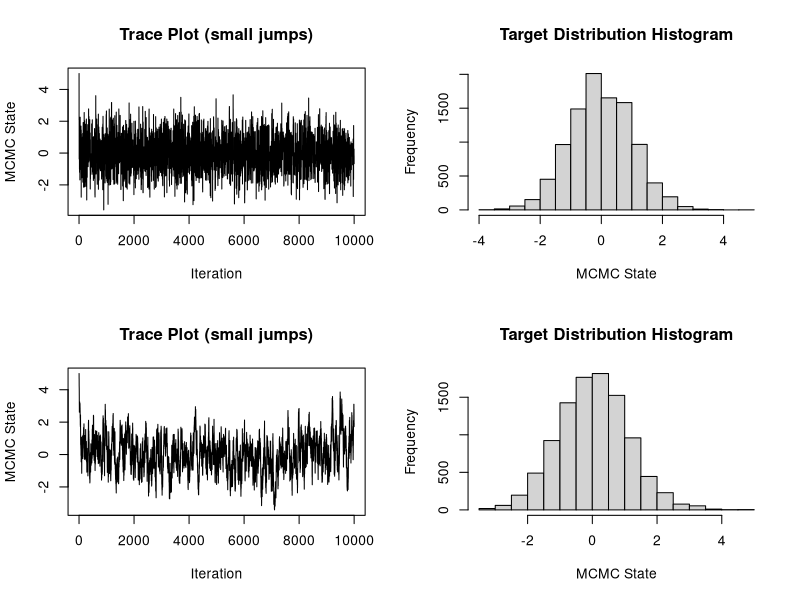

Write R code to recreate this figure.
## This script illustrates the Metropolis-Hastings algorithm for
## approximating the standard normal distribution
## Author: Vladimir N. Minin
## last update: 01/28/2020

unif_rw_next = function(cur_value, tuning_par){

  return_value = c(cur_value, 0)

  prop_value = cur_value + runif(1, min=-tuning_par, max=tuning_par)

  if (log(runif(1)) < (cur_value^2 - prop_value^2)/2){
    return_value = c(prop_value, 1)
  }

  return(return_value)
}

mcmc_size = 10000
start_value = 5.0


mcmc_out_small_jumps = matrix(0, nrow=(mcmc_size), ncol=2)

colnames(mcmc_out_small_jumps) = c("state", "acc.status")

cur_state = c(start_value,1)
mcmc_out_small_jumps[1,] = cur_state

for (i in 2:mcmc_size){

  cur_state = unif_rw_next(mcmc_out_small_jumps[i-1,1], 5.0)

  mcmc_out_small_jumps[i,] = cur_state
}

## acceptance probability
mean(mcmc_out_small_jumps[,"acc.status"])

## mean of the target distribution
mean(mcmc_out_small_jumps[,"state"])

par(mfrow=c(2,2))

## trace plot
plot(1:mcmc_size, mcmc_out_small_jumps[,"state"], type="l", xlab="Iteration", ylab="MCMC State", main="Trace Plot (small jumps)")

## histogram
hist(mcmc_out_small_jumps[,"state"], xlab="MCMC State", main="Target Distribution Histogram")


mcmc_out_large_jumps = matrix(0, nrow=(mcmc_size), ncol=2)
colnames(mcmc_out_large_jumps) = c("state", "acc.status")

cur_state = c(start_value,1)
mcmc_out_large_jumps[1,] = cur_state

for (i in 2:mcmc_size){

  cur_state = unif_rw_next(mcmc_out_large_jumps[i-1,1], 0.5)

  mcmc_out_large_jumps[i,] = cur_state
}

## acceptance probability
mean(mcmc_out_large_jumps[,"acc.status"])


## trace plot
plot(1:mcmc_size, mcmc_out_large_jumps[,"state"], type="l", xlab="Iteration", ylab="MCMC State", main="Trace Plot (small jumps)")

## histogram
hist(mcmc_out_large_jumps[,"state"], xlab="MCMC State", main="Target Distribution Histogram")
